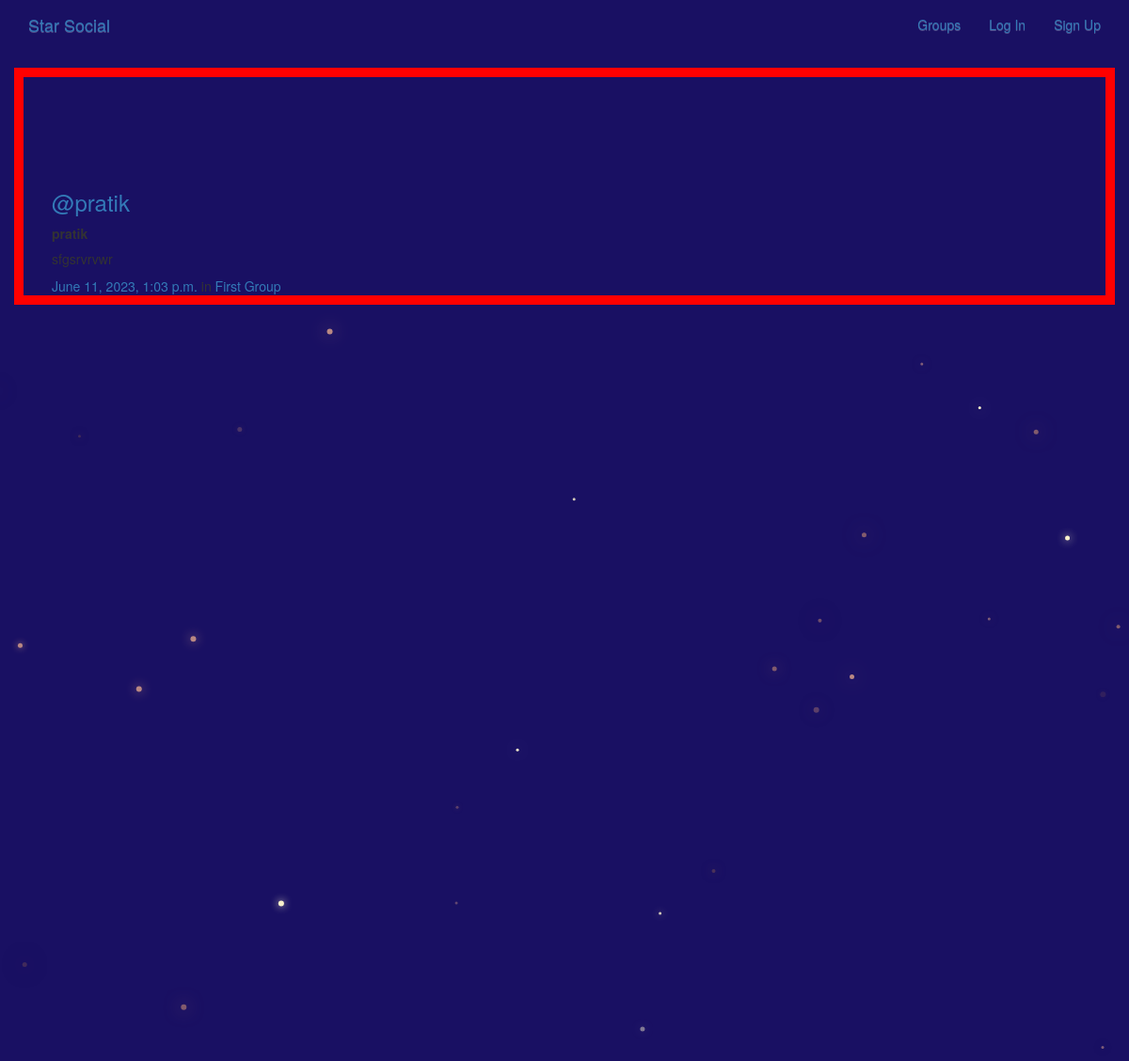
/posts/by/pratik/3/, run on the app's committed database.
### posts/models.py (models this page shows, shortened)
class Post(models.Model):
    user = models.ForeignKey(User, related_name='posts', on_delete=models.CASCADE)
    created_at = models.DateTimeField(auto_now=True)
    message = models.TextField()
    message_html = models.TextField(editable=False)
    group = models.ForeignKey(Group, related_name='posts', null=True, blank=True, on_delete=models.CASCADE)
    class Meta:
        ordering = ['-created_at']
        unique_together = ['user', 'message']

### groups/models.py (models this page shows, shortened)
class Group(models.Model):
    name = models.CharField(max_length=255, unique=True)
    slug = models.SlugField(allow_unicode=True, unique=True)
    description = models.TextField(blank=True, default='')
    description_html = models.TextField(editable=False, blank=True, default='')
    members = models.ManyToManyField(User, through='GroupMember')
    class Meta:
        ordering = ['name']

### posts/views.py (the view)
# urls.py: path('by/<str:username>/<int:pk>/', views.PostDetail.as_view(), name='single'),
class PostDetail(SelectRelatedMixin, generic.DetailView):
    model = models.Post
    select_related = ('user','group')
    def get_queryset(self):
        queryset = super().get_queryset()
        return queryset.filter(user__username__iexact=self.kwargs.get('username'))

### posts/templates/posts/post_detail.html
{% extends "posts/post_base.html" %}
{% block post_content %}
<div class="col-md-8">
    {% include "posts/_post.html" %}
</div>
{% endblock %}

### posts/templates/posts/_post.html (shortened to what this page needs)
<div class="media">
	<h3 class="mr-5"><a href="{% url 'posts:for_user' username=post.user.username %}">@{{ post.user.username }}</a></h3>
	<div class="media-body">
		<strong>{{ post.user.username }}</strong>
		<h5>{{ post.message_html|safe }}</h5>
			<time class="time"><a href="{% url 'posts:single' username=post.user.username pk=post.pk %}">{{ post.created_at }}</a></time>
			{% if post.group %}
			<span class="group-name">in <a href="#">{{ post.group.name }}</a></span>
			{% endif %}
	</div>
</div>

### static/css/master.css (style rules this page uses)
html, body { height: 100%; width: 100%; overflow: hidden; background: #191063; margin: 0; }

### data on the page
Post: user.username "pratik", message_html "sfgsrvrvwr", created_at "June 11, 2023, 1:03 p.m.", group.name "First Group"
